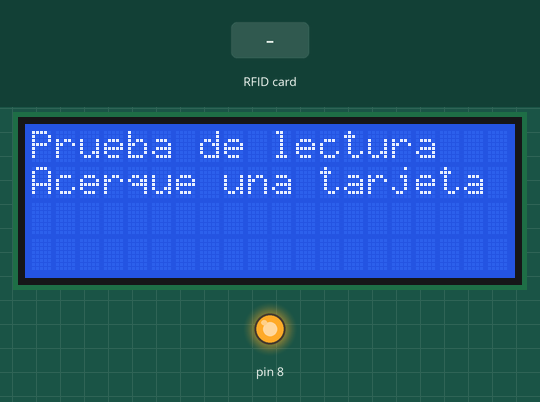
This sketch was run on a simulated Arduino Uno, built with avr-gcc and run on an emulated ATmega328P. Shown: 20×4 character LCD, output pins drawn as LEDs (lit = HIGH). The inputs (shaded band) are chosen by the test bench. Pins used as bus, display or sensor lines are not drawn; what the sketch prints to the serial monitor is not drawn.

Above: at 1.3 s.
1.4 s: RFID card 90 54 13 13 held to the reader
At 1.9 s:
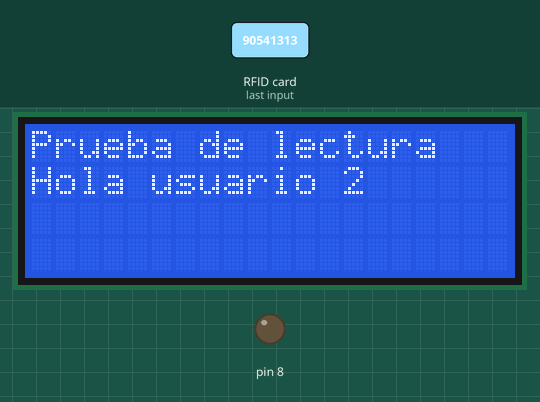
At 3.45 s:
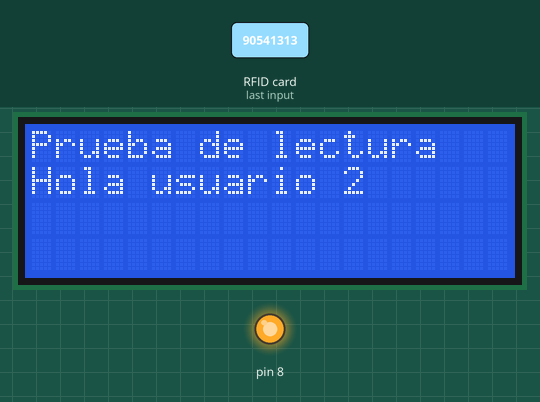
4.4 s: RFID card 2D 2F BA 79 held to the reader
At 5.0 s:
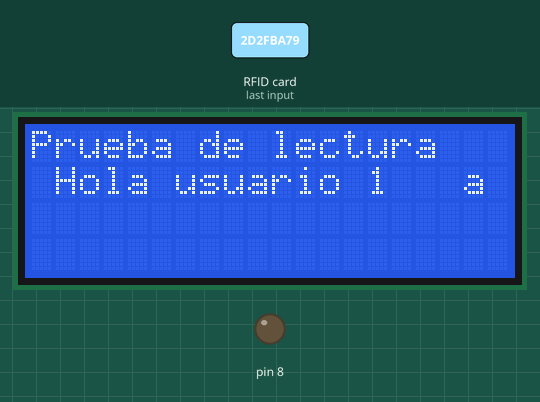
Timing chart, 0 to 9.0 s (numbered marks = the images above; inputs shaded):
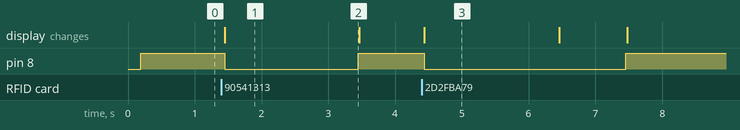

The sketch:

autenticacion_tarjeta_pantalla_rele.ino
```cpp
/* ---------------Proyecto Version 1.0 - Diciembre 2019 --------------
 *  REalizado por m@tyas
 *  Se usa una pantalla 20x4 i2c
 *  Un modulo de rele
 *  un lector RFiD RC522
 *
 *  La pantalla utiliza los puertos A4 para SCL y A5 para SDA, va a 5v
 *  El rele utiliza en este cas el puerto Digital 8 y va a 5v
 *  el RFID utiliza los puertos D9  Reset
 *                              D10 SDA
 *                              D11 MOSI
 *                              D12 MISO
 *                              D13 SCK
 */


#include <SPI.h>
#include <MFRC522.h>
//
#include <Wire.h>
#include <LiquidCrystal_I2C.h>

#define RST_PIN 9    //Pin 9 para el reset del RC522
#define SS_PIN  10   //Pin 10 para el SS (SDA) del RC522
MFRC522 mfrc522(SS_PIN, RST_PIN); //Creamos el objeto para el RC522
//
LiquidCrystal_I2C lcd(0x27,20,4);  //

       byte validKey1[4] = { 0x2D, 0x2F, 0xBA, 0x79 };  // Ejemplo de clave valida
       byte validKey2[4] = { 0x90, 0x54, 0x13, 0x13 };  // Ejemplo de clave valida

      bool isEqualArray(byte* arrayA, byte* arrayB, int length)
      {
        for (int index = 0; index < length; index++)
        {
          if (arrayA[index] != arrayB[index]) return false;
        }
        return true;
      }

void setup() {
  Serial.begin(9600); //Iniciamos la comunicación  serial
  SPI.begin();        //Iniciamos el Bus SPI
  mfrc522.PCD_Init(); // Iniciamos  el MFRC522
  Serial.println("Lectura del UID");

 //
   lcd.init();

  //Encender la luz de fondo.
  lcd.backlight();


  lcd.begin(20,4); // Initialize LCD
  lcd.setCursor(0,0); // Set the cursor at the 4th column and 1st row
  lcd.print("Prueba de lectura");

    // Definimos reles:
  #define RELAY_ON 0
  #define RELAY_OFF 1
  //iniciamos el rele apagado
  digitalWrite (8, RELAY_OFF);
  //definimos el pin de salida
  pinMode (8, OUTPUT);
}

void loop() {
    lcd.setCursor(0,1);
    lcd.print("Acerque una tarjeta");
  // Revisamos si hay nuevas tarjetas  presentes
  if ( mfrc522.PICC_IsNewCardPresent())
        {
      //Seleccionamos una tarjeta
            if ( mfrc522.PICC_ReadCardSerial())
            {
               if (isEqualArray(mfrc522.uid.uidByte, validKey1, 4))
                 { Serial.println("Tarjeta valida");
                  lcd.setCursor(0,1);
                  lcd.print(" Hola usuario 1   ");
                  digitalWrite (8, RELAY_ON);
                  delay(2000);
                  }

                 if (isEqualArray(mfrc522.uid.uidByte, validKey2, 4))
                 { Serial.println("Tarjeta valida");
                  lcd.setCursor(0,1);
                  lcd.print("Hola usuario 2      ");
                  digitalWrite (8, RELAY_ON);
                  delay(2000);
                  }
             else
                  {Serial.println("Tarjeta invalida");
                  lcd.setCursor(0,1);
                  lcd.print("No sos Maty         ");
                  delay(1000);
                   Serial.print("Card UID:");
                                for (byte i = 0; i < mfrc522.uid.size; i++) {
                                        Serial.print(mfrc522.uid.uidByte[i] < 0x10 ? " 0" : " ");
                                        Serial.print(mfrc522.uid.uidByte[i], HEX);
                                }
                               Serial.println();
                  }


                  // Terminamos la lectura de la tarjeta  actual
                  mfrc522.PICC_HaltA();

            }
  }

    digitalWrite (8, RELAY_OFF);
}
```

Measured:
- after the input at 1.4 s, pin 8: HIGH → LOW after 0.05 s, → HIGH 2.0 s later; the display: changes after 0.05 s (image 1)
- after the input at 4.4 s, pin 8: HIGH → LOW at once, → HIGH 3.0 s later; the display: changes at once (image 3)
- what the display in image 1 shows lasts 2.1 s, from 1.4 s to 3.5 s
